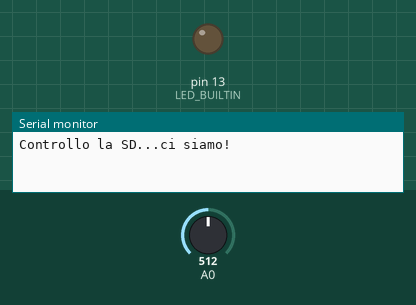
This sketch was run on a simulated Arduino Uno, built with avr-gcc and run on an emulated ATmega328P. Parts: output pins drawn as LEDs (lit = HIGH), the last lines printed to the serial monitor. The test bench sets the inputs (shaded band); at power-on: A0 = 512. Storage starts empty.

Above: at 0.1 s.
At 5.1 s:
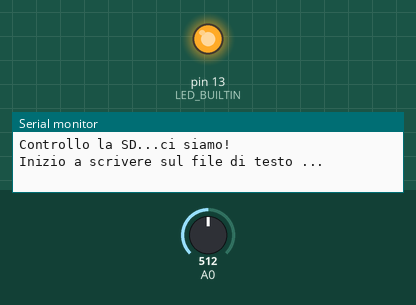
Timing chart, 0 to 6.6 s (numbered marks = the images above):
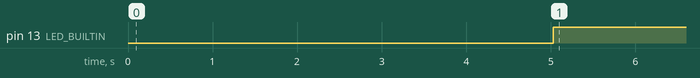

The sketch:

Misura_Temperatura.ino
```cpp
/*
Stavolta mi sono imposto di trovare la relazione matematica tra la resistenza e la temperatura, quindi il programma fa tutto da solo!
*/
#include <SPI.h>
#include <SD.h>

File dati;
int valore;

void setup() {
  Serial.begin(9600);
  while (!Serial) {
    ;
  }
  pinMode(LED_BUILTIN, OUTPUT);
  Serial.print("Controllo la SD...");
  if (!SD.begin(4)) {
    Serial.println("errore!");
    while (1);
  }
  Serial.println("ci siamo!");
  SD.remove("DATI_TEMPERATURA.TXT");
  delay(5000);
    Serial.print("Inizio a scrivere sul file di testo ...");
  dati = SD.open("DATI_TEMPERATURA.TXT", FILE_WRITE);
  //se ho creato/trovato il file, scrivo un valore al secondo per 24h
  digitalWrite(LED_BUILTIN, HIGH);
  if (dati) {
    for (int i = 0; i <=86400; i++) { //Anche qui scarteremo il primo valore perchè influenzato dalle fluttuazioni elettriche nel pin 5V
       valore = analogRead(A0);
double temperatura = log(10000.0 * ((1024.0 / valore - 1))); //Calcolo il valore della resistenza equivalente del circuito
temperatura = ( 1 / (0.001129148 + (0.000234125 + (0.0000000876741 * temperatura * temperatura )) * temperatura ) - 273.15) / 2; //Applico i parametri di Steinhart-Hart ricavati in precedenza
       dati.println(temperatura);
       delay(1000);
  }
    dati.close();
    digitalWrite(LED_BUILTIN, LOW);
    Serial.println("fine.");
  }
  else {
    Serial.println("errore nell'aprire il file!");
  }
}

void loop() {
 //Anche qui, il codice deve girare una sola volta, dunque lo scrivo nel void setup
}
```

Measured:
- by itself, pin 13 (LED_BUILTIN): LOW → HIGH at 5.0 s
